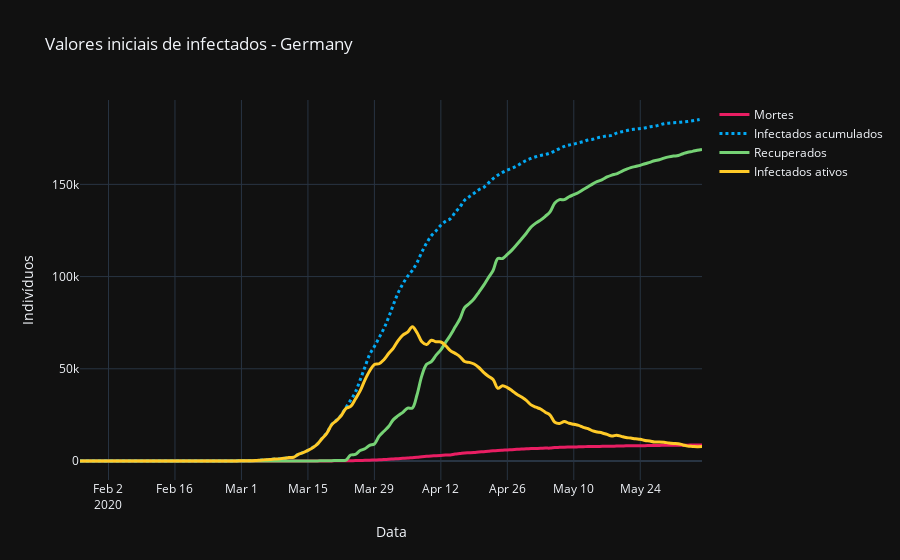

Source (notebook cell):
### Code cell
import plotly.graph_objects as go

first = -1

figure = go.Figure()
figure.add_trace(go.Scatter(
                    x=time[:first], 
                    y=df["deaths"].values[:first],
                    mode='lines',
                    line_shape='spline',
                    name = "Mortes",
                    line = dict(color='#e91e63', width=3)))
figure.add_trace(go.Scatter(
                    x=time[:first], 
                    y=df["confirmed"].values[:first],
                    mode='lines',
                    line_shape='spline',
                    name = "Infectados acumulados",
                    line = dict(color='#03a9f4', width=3, dash="dot")))
figure.add_trace(go.Scatter(
                    x=time[:first], 
                    y=df["recovered"].values[:first],
                    mode='lines',
                    line_shape='spline',
                    name = "Recuperados",
                    line = dict(color='#76d275', width=3)))
figure.add_trace(go.Scatter(
                    x=time[:first], 
                    y=df["active"].values[:first],
                    mode='lines',
                    line_shape='spline',
                    name = "Infectados ativos",
                    line = dict(color='#ffca28', width=3)))

figure.update_layout(template='plotly_dark',
                  xaxis_title='Data',
                  yaxis_title='Indivíduos',
                  title_text="Valores iniciais de infectados - " + country['data']['name'])
# 'ggplot2', 'seaborn', 'simple_white', 'plotly',
# 'plotly_white', 'plotly_dark', 'presentation', 'xgridoff',
# 'ygridoff', 'gridon', 'none'

figure.show()

### Figure 1 — Plotly figure (JSON) as saved in the notebook; plotly's stock layout.template omitted (floating-point values rounded to 4 significant figures; data arrays with more than 128 entries replaced by an {"elided": "..."} marker saying what was removed)
{"data": [{"line": {"color": "#e91e63", "shape": "spline", "width": 3}, "mode": "lines", "name": "Mortes", "type": "scatter", "x": {"elided": "132 str values"}, "y": {"elided": "132 int values"}}, {"line": {"color": "#03a9f4", "dash": "dot", "shape": "spline", "width": 3}, "mode": "lines", "name": "Infectados acumulados", "type": "scatter", "x": {"elided": "132 str values"}, "y": {"elided": "132 float values"}}, {"line": {"color": "#76d275", "shape": "spline", "width": 3}, "mode": "lines", "name": "Recuperados", "type": "scatter", "x": {"elided": "132 str values"}, "y": {"elided": "132 float values"}}, {"line": {"color": "#ffca28", "shape": "spline", "width": 3}, "mode": "lines", "name": "Infectados ativos", "type": "scatter", "x": {"elided": "132 str values"}, "y": {"elided": "132 float values"}}], "layout": {"title": {"text": "Valores iniciais de infectados - Germany"}, "xaxis": {"title": {"text": "Data"}}, "yaxis": {"title": {"text": "Indivíduos"}}}}
